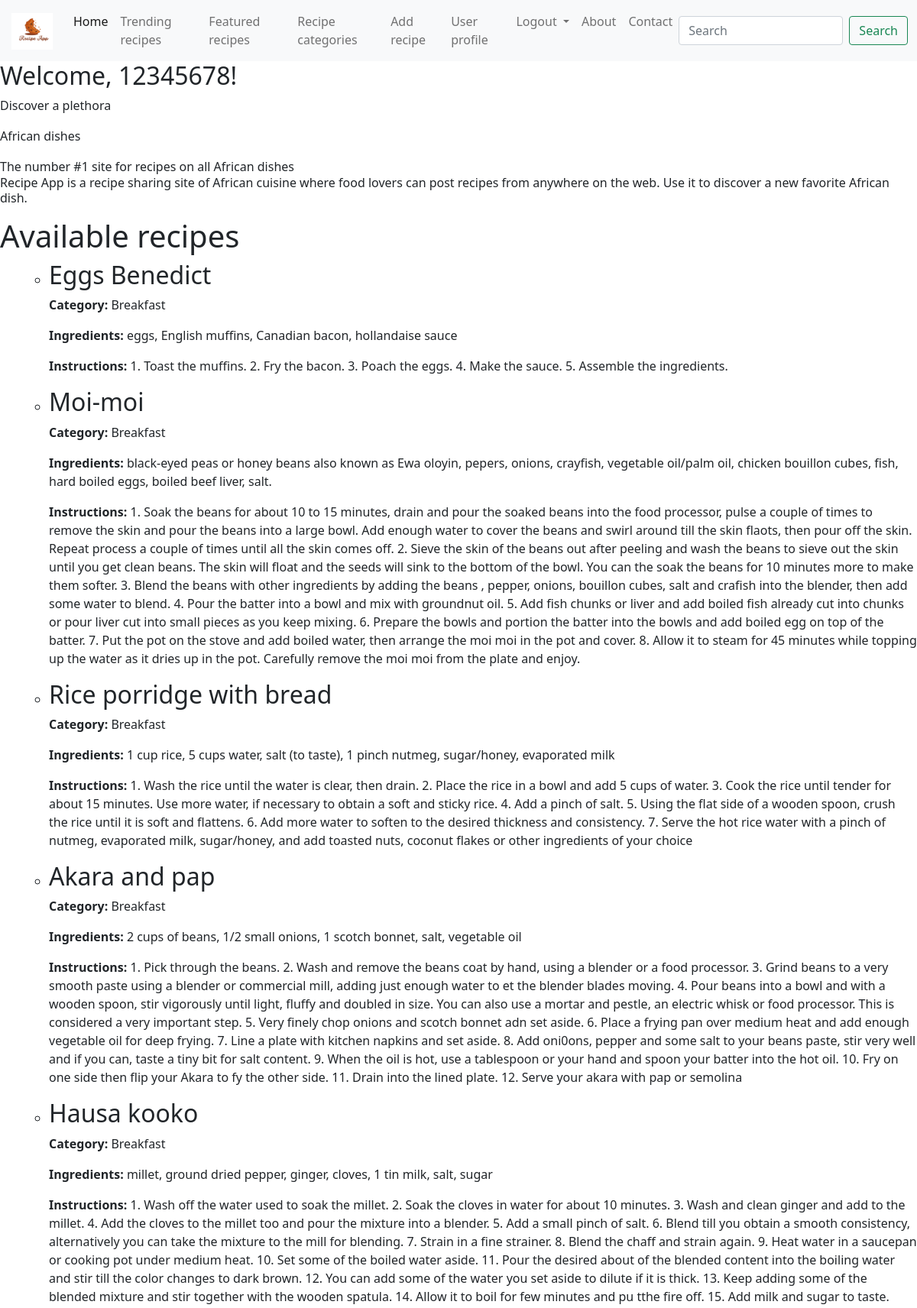
The page /dashboard (signed in, upper part) on the database its author committed.
### models.py (models this page shows, shortened)
class User(db.Model, UserMixin):
    id = db.Column(db.Integer, primary_key=True)
    first_name = db.Column(db.String(80), nullable=False)
    last_name = db.Column(db.String(80), nullable=False)
    username = db.Column(db.String(80), unique=True, nullable=False)
    email = db.Column(db.String(120), unique=True, nullable=False)
    password_hash = db.Column(db.String(128), nullable=False)

class Recipes(db.Model):
    id = db.Column(db.Integer, primary_key=True, autoincrement=True)
    name = db.Column(db.String(100), nullable=False)
    category = db.Column(db.String(100), nullable=False)
    ingredients = db.Column(db.String(1000), nullable=False)
    instructions = db.Column(db.String(1000), nullable=False)

### app.py (the view)
@app.route('/dashboard', methods=['GET', 'POST'])
@login_required
def dashboard():
    query = request.args.get('query', '')
    results = Recipes.query.filter(
        (Recipes.name.ilike(f'%{query}%')) |
        (Recipes.category.ilike(f'%{query}%')) |
        (Recipes.ingredients.ilike(f'%{query}%')) |
        (Recipes.instructions.ilike(f'%{query}%'))
    ).all()
    return render_template('dashboard.html', user=current_user, results= results)

### app.py (called while the page is built)
@login_manager.user_loader
def load_user(user_id):
    return User.query.get(int(user_id))

### templates/dashboard.html (shortened to what this page needs)
<!doctype html>
<html lang="en">
  <head>
    <link href="https://cdn.jsdelivr.net/npm/bootstrap@5.0.2/dist/css/bootstrap.min.css" rel="stylesheet">
  </head>
  <body>
    <nav class="navbar navbar-expand-lg navbar-light bg-light">
      <div class="container-fluid">
        <a class="navbar-brand" href="#">
          <img src="static/public/ra-21@2x.png" alt="" width="60" height="48" class="d-inline-block align-text-top">
        </a>
        <div class="collapse navbar-collapse" id="navbarSupportedContent">
          <ul class="navbar-nav me-auto mb-2 mb-lg-0">
            <li class="nav-item">
              <a class="nav-link active" aria-current="page" href="{{ url_for('dashboard') }}">Home</a>
            </li>
            <li class="nav-item">
              <a class="nav-link" href="#">Trending recipes</a>
            </li>
            <li class="nav-item">
              <a class="nav-link" href="#">Featured recipes</a>
            </li>
            <li class="nav-item">
              <a class="nav-link" href="#">Recipe categories</a>
            </li>
            <li class="nav-item">
                <a class="nav-link" href="{{ url_for('add_recipe2') }}">Add recipe</a>
            </li>
            <li class="nav-item">
              <a class="nav-link" href="#">User profile</a>
            </li>
            <li class="nav-item dropdown">
              <a class="nav-link dropdown-toggle" href="#" id="navbarDropdown" role="button" data-bs-toggle="dropdown" aria-expanded="false">
                Logout
              </a>
            </li>
            <br>
            <li class="nav-item">
              <a class="nav-link" href="#">About</a>
            </li>
            <li class="nav-item">
              <a class="nav-link" href="#">Contact</a>
            </li>
          </ul>
          <form class="d-flex" action="/search" method="GET">
            <input class="form-control me-2" type="search" name="query" placeholder="Search" aria-label="Search">
            <button class="btn btn-outline-success" type="submit">Search</button>
          </form>
        </div>
      </div>
    </nav>
    <div class="discover-a-plethora-container">
        <h2>Welcome, {{ user.username }}!</h2>
      <p class="discover-a-plethora">Discover a plethora</p>
      <p class="discover-a-plethora">African dishes</p>
    </div>
    <div class="the-number-1">
      The number #1 site for recipes on all African dishes
    </div>
    <h6 class="recipe-app-is-container" id="intro recipe app">
      <p class="discover-a-plethora">
        Recipe App is a recipe sharing site of African cuisine where food
        lovers can post recipes from anywhere on the web. Use it to discover a
        new favorite African dish.
      </p>
    </h6>
    <h1>Available recipes</h1>
    <ul>
      {% for recipe in results %}
        <ul>
            <li>
                <h2>{{ recipe.name }}</h2>
                <p><strong>Category:</strong> {{ recipe.category }}</p>
                <p><strong>Ingredients:</strong> {{ recipe.ingredients }}</p>
                <p><strong>Instructions:</strong> {{ recipe.instructions }}</p>
            </li>
        </ul>
      {% endfor %}
    </ul>
  </body>
</html>

### rows shown on the page
User: username "12345678"
Recipes: name "Eggs Benedict", category "Breakfast", ingredients "eggs, English muffins, Canadian bacon, hollandaise sauce", instructions "1. Toast the muffins. 2. Fry the bacon. 3. Poach the eggs. 4. Make the sauce. 5. Assemble the ingredients."
Recipes: name "Moi-moi", category "Breakfast", ingredients "black-eyed peas or honey beans also known as Ewa oloyin, pepers, onions, crayfish, vegetable oil/palm oil, chicken bouillon cubes, fish, hard boiled eggs, boiled beef liver, salt.", instructions "1. Soak the beans for about 10 to 15 minutes, drain and pour the soaked beans into the food processor, pulse a couple of times to remove the skin and pour the beans into a large bowl. Add enough water to cover the beans and swirl around till the skin flaots, then pour off the skin. Repeat process a couple of times until all the skin comes off. 2. Sieve the skin of the beans out after peeling and wash the beans to sieve out the skin until you get clean beans. The skin will float and the seeds will sink to the bottom of the bowl. You can the soak the beans for 10 minutes more to make them softer. 3. Blend the beans with other ingredients by adding the beans , pepper, onions, bouillon cubes,…"
Recipes: name "Rice porridge with bread", category "Breakfast", ingredients "1 cup rice, 5 cups water, salt (to taste), 1 pinch nutmeg, sugar/honey, evaporated milk", instructions "1. Wash the rice until the water is clear, then drain. 2. Place the rice in a bowl and add 5 cups of water. 3. Cook the rice until tender for about 15 minutes. Use more water, if necessary to obtain a soft and sticky rice. 4. Add a pinch of salt. 5. Using the flat side of a wooden spoon, crush the rice until it is soft and flattens. 6. Add more water to soften to the desired thickness and consistency. 7. Serve the hot rice water with a pinch of nutmeg, evaporated milk, sugar/honey, and add toasted nuts, coconut flakes or other ingredients of your choice"
Recipes: name "Akara and pap", category "Breakfast", ingredients "2 cups of beans, 1/2 small onions, 1 scotch bonnet, salt, vegetable oil", instructions "1. Pick through the beans. 2. Wash and remove the beans coat by hand, using a blender or a food processor. 3. Grind beans to a very smooth paste using a blender or commercial mill, adding just enough water to et the blender blades moving. 4. Pour beans into a bowl and with a wooden spoon, stir vigorously until light, fluffy and doubled in size. You can also use a mortar and pestle, an electric whisk or food processor. This is considered a very important step. 5. Very finely chop onions and scotch bonnet adn set aside. 6. Place a frying pan over medium heat and add enough vegetable oil for deep frying. 7. Line a plate with kitchen napkins and set aside. 8. Add oni0ons, pepper and some salt…"
Recipes: name "Hausa kooko", category "Breakfast", ingredients "millet, ground dried pepper, ginger, cloves, 1 tin milk, salt, sugar", instructions "1. Wash off the water used to soak the millet. 2. Soak the cloves in water for about 10 minutes. 3. Wash and clean ginger and add to the millet. 4. Add the cloves to the millet too and pour the mixture into a blender. 5. Add a small pinch of salt. 6. Blend till you obtain a smooth consistency, alternatively you can take the mixture to the mill for blending. 7. Strain in a fine strainer. 8. Blend the chaff and strain again. 9. Heat water in a saucepan or cooking pot under medium heat. 10. Set some of the boiled water aside. 11. Pour the desired about of the blended content into the boiling water and stir till the color changes to dark brown. 12. You can add some of the water you set aside to…"
